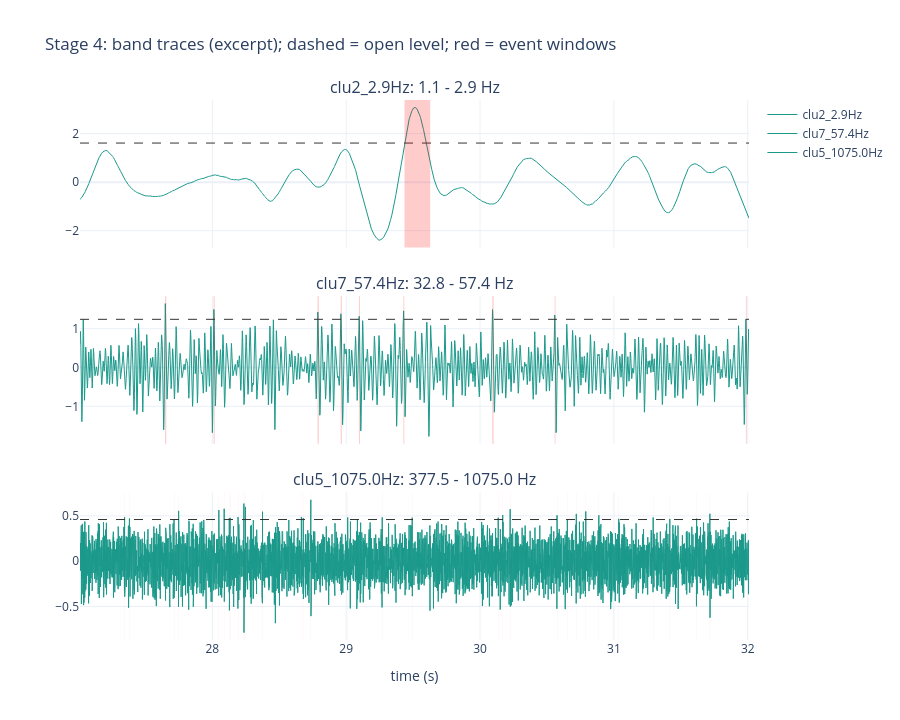

The code cell stored with this chart in its notebook:
### Markdown cell above
## 6. Stage 4: one trace per band and its event windows (`WaveletReducer.reduce_and_threshold`)

Per band, in band-id order

| Step | Operation | Rule (`cwtReducerConfig`) |
|---|---|---|
| 4a | band trace = mean of the band's rows, real part | |
| 4b | smoothing = running straight-line fit (Savitzky-Golay, order 1) | window 41 samples if max f <= 15 Hz; 21 if <= 50 Hz; 11 if <= 75 Hz; none above 75 Hz |
| 4c | rescale the smoothed trace so its maximum equals the pre-smoothing maximum | port only; `ref/` did not |
| 4d | open / close levels from the SD of the band trace | max f < 30 Hz: open 2.0 SD, close 1.0 SD (`slow_upthres`); otherwise open 2.5 SD, close 0 (`fast_upthres`) |
| 4e | `trigger_detect`: a window opens when the trace rises through the open level and closes when it falls through the close level | open/close must alternate; a window still open at the end closes at the last sample |
| 4f | drop the band if it has no windows | |
| out | `reduced_coeff` (bands x N), `reduced_freqs` (min, max Hz), `reduced_scale` (mean scale), `event_onsets[name] = {crossings (n x 2), iei, num_event}` | `iei` = window length in samples (end - start), not an inter-event interval |

```mermaid
flowchart LR
    A["band trace"] --> B{"rises through open level?"}
    B -- yes --> C["window start"]
    C --> D{"falls through close level?"}
    D -- yes --> E["window end"]
    E --> B
```

- Band names are `clu{position}_{max f}Hz`; position = order in the band-id list, not the band id

### Code cell
reduced = model._reduce(cluster, coeff, freqs)
band_names = list(reduced["event_onsets"].keys())

rows = []
for i, name in enumerate(band_names):
    f_lo, f_hi = reduced["reduced_freqs"][i]
    sd = float(np.std(reduced["reduced_coeff"][i]))
    window = 41 if f_hi <= 15 else 21 if f_hi <= 50 else 11 if f_hi <= 75 else "none"
    up, down = (2.0 * sd, 1.0 * sd) if f_hi < 30 else (2.5 * sd, 0.0)
    lengths = reduced["event_onsets"][name]["iei"]
    rows.append([name, f"{f_lo:.1f} - {f_hi:.1f}", window, f"{up:.3f} / {down:.3f}", len(lengths),
                 f"{1000 * np.median(lengths) / fs_hz:.1f}",
                 f"{1000 * lengths.min() / fs_hz:.1f} - {1000 * lengths.max() / fs_hz:.1f}"])
md_table(["band", "Hz", "smoothing window (samples)", "open / close level", "windows in 60 s",
          "median window (ms)", "window range (ms)"], rows)

order = np.argsort(reduced["reduced_freqs"][:, 1])
show = [order[0], order[len(order) // 2], order[-1]]
fig = make_subplots(rows=3, cols=1, shared_xaxes=True, vertical_spacing=0.09,
                    subplot_titles=[f"{band_names[i]}: {reduced['reduced_freqs'][i][0]:.1f} - {reduced['reduced_freqs'][i][1]:.1f} Hz"
                                    for i in show])
for r, i in enumerate(show, start=1):
    band_trace = reduced["reduced_coeff"][i]
    fig.add_trace(go.Scatter(x=t_ex, y=band_trace[EX], mode="lines", name=band_names[i],
                             line={"width": 1, "color": "#1b998b"}), row=r, col=1)
    f_hi = reduced["reduced_freqs"][i][1]
    open_level = (2.0 if f_hi < 30 else 2.5) * float(np.std(band_trace))
    fig.add_hline(y=open_level, line={"dash": "dash", "width": 1, "color": "#333333"}, row=r, col=1)
    for st, ed in reduced["event_onsets"][band_names[i]]["crossings"]:
        if ed >= EX.start and st <= EX.stop:
            fig.add_vrect(x0=t[max(int(st), EX.start)], x1=t[min(int(ed), EX.stop - 1)],
                          fillcolor="red", opacity=0.2, line_width=0, row=r, col=1)
fig.update_xaxes(title_text="time (s)", row=3, col=1)
fig.update_layout(height=720, template="plotly_white",
                  title="Stage 4: band traces (excerpt); dashed = open level; red = event windows")
fig.show()

### Figure 1 — Plotly figure (JSON) as saved in the notebook; plotly's stock layout.template omitted (floating-point values rounded to 4 significant figures; data arrays with more than 128 entries replaced by an {"elided": "..."} marker saying what was removed)
{"data": [{"line": {"color": "#1b998b", "width": 1}, "mode": "lines", "name": "clu2_2.9Hz", "type": "scatter", "x": {"elided": "5374 float values"}, "xaxis": "x", "y": {"elided": "5374 float values"}, "yaxis": "y"}, {"line": {"color": "#1b998b", "width": 1}, "mode": "lines", "name": "clu7_57.4Hz", "type": "scatter", "x": {"elided": "5374 float values"}, "xaxis": "x2", "y": {"elided": "5374 float values"}, "yaxis": "y2"}, {"line": {"color": "#1b998b", "width": 1}, "mode": "lines", "name": "clu5_1075.0Hz", "type": "scatter", "x": {"elided": "5374 float values"}, "xaxis": "x3", "y": {"elided": "5374 float values"}, "yaxis": "y3"}], "layout": {"annotations": [{"font": {"size": 16}, "showarrow": false, "text": "clu2_2.9Hz: 1.1 - 2.9 Hz", "x": 0.5, "xanchor": "center", "xref": "paper", "y": 1.0, "yanchor": "bottom", "yref": "paper"}, {"font": {"size": 16}, "showarrow": false, "text": "clu7_57.4Hz: 32.8 - 57.4 Hz", "x": 0.5, "xanchor": "center", "xref": "paper", "y": 0.6367, "yanchor": "bottom", "yref": "paper"}, {"font": {"size": 16}, "showarrow": false, "text": "clu5_1075.0Hz: 377.5 - 1075.0 Hz", "x": 0.5, "xanchor": "center", "xref": "paper", "y": 0.2733, "yanchor": "bottom", "yref": "paper"}], "height": 720, "shapes": [{"line": {"color": "#333333", "dash": "dash", "width": 1}, "type": "line", "x0": 0, "x1": 1, "xref": "x domain", "y0": 1.61, "y1": 1.61, "yref": "y"}, {"fillcolor": "red", "line": {"width": 0}, "opacity": 0.2, "type": "rect", "x0": 29.44, "x1": 29.63, "xref": "x", "y0": 0, "y1": 1, "yref": "y domain"}, {"line": {"color": "#333333", "dash": "dash", "width": 1}, "type": "line", "x0": 0, "x1": 1, "xref": "x2 domain", "y0": 1.242, "y1": 1.242, "yref": "y2"}, {"fillcolor": "red", "line": {"width": 0}, "opacity": 0.2, "type": "rect", "x0": 27.65, "x1": 27.66, "xref": "x2", "y0": 0, "y1": 1, "yref": "y2 domain"}, {"fillcolor": "red", "line": {"width": 0}, "opacity": 0.2, "type": "rect", "x0": 28.01, "x1": 28.02, "xref": "x2", "y0": 0, "y1": 1, "yref": "y2 domain"}, {"fillcolor": "red", "line": {"width": 0}, "opacity": 0.2, "type": "rect", "x0": 28.79, "x1": 28.8, "xref": "x2", "y0": 0, "y1": 1, "yref": "y2 domain"}, {"fillcolor": "red", "line": {"width": 0}, "opacity": 0.2, "type": "rect", "x0": 28.96, "x1": 28.97, "xref": "x2", "y0": 0, "y1": 1, "yref": "y2 domain"}, {"fillcolor": "red", "line": {"width": 0}, "opacity": 0.2, "type": "rect", "x0": 29.1, "x1": 29.1, "xref": "x2", "y0": 0, "y1": 1, "yref": "y2 domain"}, {"fillcolor": "red", "line": {"width": 0}, "opacity": 0.2, "type": "rect", "x0": 29.43, "x1": 29.43, "xref": "x2", "y0": 0, "y1": 1, "yref": "y2 domain"}, {"fillcolor": "red", "line": {"width": 0}, "opacity": 0.2, "type": "rect", "x0": 30.09, "x1": 30.1, "xref": "x2", "y0": 0, "y1": 1, "yref": "y2 domain"}, {"fillcolor": "red", "line": {"width": 0}, "opacity": 0.2, "type": "rect", "x0": 30.56, "x1": 30.56, "xref": "x2", "y0": 0, "y1": 1, "yref": "y2 domain"}, {"fillcolor": "red", "line": {"width": 0}, "opacity": 0.2, "type": "rect", "x0": 31.99, "x1": 31.99, "xref": "x2", "y0": 0, "y1": 1, "yref": "y2 domain"}, {"line": {"color": "#333333", "dash": "dash", "width": 1}, "type": "line", "x0": 0, "x1": 1, "xref": "x3 domain", "y0": 0.46, "y1": 0.46, "yref": "y3"}, {"fillcolor": "red", "line": {"width": 0}, "opacity": 0.2, "type": "rect", "x0": 27.34, "x1": 27.35, "xref": "x3", "y0": 0, "y1": 1, "yref": "y3 domain"}, {"fillcolor": "red", "line": {"width": 0}, "opacity": 0.2, "type": "rect", "x0": 27.38, "x1": 27.38, "xref": "x3", "y0": 0, "y1": 1, "yref": "y3 domain"}, {"fillcolor": "red", "line": {"width": 0}, "opacity": 0.2, "type": "rect", "x0": 27.71, "x1": 27.71, "xref": "x3", "y0": 0, "y1": 1, "yref": "y3 domain"}, {"fillcolor": "red", "line": {"width": 0}, "opacity": 0.2, "type": "rect", "x0": 27.75, "x1": 27.75, "xref": "x3", "y0": 0, "y1": 1, "yref": "y3 domain"}, {"fillcolor": "red", "line": {"width": 0}, "opacity": 0.2, "type": "rect", "x0": 28.05, "x1": 28.05, "xref": "x3", "y0": 0, "y1": 1, "yref": "y3 domain"}, {"fillcolor": "red", "line": {"width": 0}, "opacity": 0.2, "type": "rect", "x0": 28.09, "x1": 28.09, "xref": "x3", "y0": 0, "y1": 1, "yref": "y3 domain"}, {"fillcolor": "red", "line": {"width": 0}, "opacity": 0.2, "type": "rect", "x0": 28.13, "x1": 28.13, "xref": "x3", "y0": 0, "y1": 1, "yref": "y3 domain"}, {"fillcolor": "red", "line": {"width": 0}, "opacity": 0.2, "type": "rect", "x0": 28.13, "x1": 28.13, "xref": "x3", "y0": 0, "y1": 1, "yref": "y3 domain"}, {"fillcolor": "red", "line": {"width": 0}, "opacity": 0.2, "type": "rect", "x0": 28.19, "x1": 28.19, "xref": "x3", "y0": 0, "y1": 1, "yref": "y3 domain"}, {"fillcolor": "red", "line": {"width": 0}, "opacity": 0.2, "type": "rect", "x0": 28.24, "x1": 28.24, "xref": "x3", "y0": 0, "y1": 1, "yref": "y3 domain"}, {"fillcolor": "red", "line": {"width": 0}, "opacity": 0.2, "type": "rect", "x0": 28.24, "x1": 28.24, "xref": "x3", "y0": 0, "y1": 1, "yref": "y3 domain"}, {"fillcolor": "red", "line": {"width": 0}, "opacity": 0.2, "type": "rect", "x0": 28.25, "x1": 28.25, "xref": "x3", "y0": 0, "y1": 1, "yref": "y3 domain"}, {"fillcolor": "red", "line": {"width": 0}, "opacity": 0.2, "type": "rect", "x0": 28.37, "x1": 28.38, "xref": "x3", "y0": 0, "y1": 1, "yref": "y3 domain"}, {"fillcolor": "red", "line": {"width": 0}, "opacity": 0.2, "type": "rect", "x0": 28.67, "x1": 28.67, "xref": "x3", "y0": 0, "y1": 1, "yref": "y3 domain"}, {"fillcolor": "red", "line": {"width": 0}, "opacity": 0.2, "type": "rect", "x0": 28.68, "x1": 28.68, "xref": "x3", "y0": 0, "y1": 1, "yref": "y3 domain"}, {"fillcolor": "red", "line": {"width": 0}, "opacity": 0.2, "type": "rect", "x0": 28.74, "x1": 28.74, "xref": "x3", "y0": 0, "y1": 1, "yref": "y3 domain"}, {"fillcolor": "red", "line": {"width": 0}, "opacity": 0.2, "type": "rect", "x0": 29.01, "x1": 29.01, "xref": "x3", "y0": 0, "y1": 1, "yref": "y3 domain"}, {"fillcolor": "red", "line": {"width": 0}, "opacity": 0.2, "type": "rect", "x0": 29.27, "x1": 29.27, "xref": "x3", "y0": 0, "y1": 1, "yref": "y3 domain"}, {"fillcolor": "red", "line": {"width": 0}, "opacity": 0.2, "type": "rect", "x0": 29.49, "x1": 29.49, "xref": "x3", "y0": 0, "y1": 1, "yref": "y3 domain"}, {"fillcolor": "red", "line": {"width": 0}, "opacity": 0.2, "type": "rect", "x0": 30.14, "x1": 30.14, "xref": "x3", "y0": 0, "y1": 1, "yref": "y3 domain"}, {"fillcolor": "red", "line": {"width": 0}, "opacity": 0.2, "type": "rect", "x0": 30.17, "x1": 30.17, "xref": "x3", "y0": 0, "y1": 1, "yref": "y3 domain"}, {"fillcolor": "red", "line": {"width": 0}, "opacity": 0.2, "type": "rect", "x0": 30.23, "x1": 30.23, "xref": "x3", "y0": 0, "y1": 1, "yref": "y3 domain"}, {"fillcolor": "red", "line": {"width": 0}, "opacity": 0.2, "type": "rect", "x0": 30.57, "x1": 30.58, "xref": "x3", "y0": 0, "y1": 1, "yref": "y3 domain"}, {"fillcolor": "red", "line": {"width": 0}, "opacity": 0.2, "type": "rect", "x0": 30.65, "x1": 30.65, "xref": "x3", "y0": 0, "y1": 1, "yref": "y3 domain"}, {"fillcolor": "red", "line": {"width": 0}, "opacity": 0.2, "type": "rect", "x0": 30.72, "x1": 30.72, "xref": "x3", "y0": 0, "y1": 1, "yref": "y3 domain"}, {"fillcolor": "red", "line": {"width": 0}, "opacity": 0.2, "type": "rect", "x0": 30.79, "x1": 30.79, "xref": "x3", "y0": 0, "y1": 1, "yref": "y3 domain"}, {"fillcolor": "red", "line": {"width": 0}, "opacity": 0.2, "type": "rect", "x0": 30.89, "x1": 30.89, "xref": "x3", "y0": 0, "y1": 1, "yref": "y3 domain"}, {"fillcolor": "red", "line": {"width": 0}, "opacity": 0.2, "type": "rect", "x0": 31.04, "x1": 31.04, "xref": "x3", "y0": 0, "y1": 1, "yref": "y3 domain"}, {"fillcolor": "red", "line": {"width": 0}, "opacity": 0.2, "type": "rect", "x0": 31.29, "x1": 31.29, "xref": "x3", "y0": 0, "y1": 1, "yref": "y3 domain"}, {"fillcolor": "red", "line": {"width": 0}, "opacity": 0.2, "type": "rect", "x0": 31.42, "x1": 31.42, "xref": "x3", "y0": 0, "y1": 1, "yref": "y3 domain"}, {"fillcolor": "red", "line": {"width": 0}, "opacity": 0.2, "type": "rect", "x0": 31.62, "x1": 31.62, "xref": "x3", "y0": 0, "y1": 1, "yref": "y3 domain"}, {"fillcolor": "red", "line": {"width": 0}, "opacity": 0.2, "type": "rect", "x0": 31.72, "x1": 31.72, "xref": "x3", "y0": 0, "y1": 1, "yref": "y3 domain"}], "title": {"text": "Stage 4: band traces (excerpt); dashed = open level; red = event windows"}, "xaxis": {"anchor": "y", "domain": [0.0, 1.0], "matches": "x3", "showticklabels": false}, "xaxis2": {"anchor": "y2", "domain": [0.0, 1.0], "matches": "x3", "showticklabels": false}, "xaxis3": {"anchor": "y3", "domain": [0.0, 1.0], "title": {"text": "time (s)"}}, "yaxis": {"anchor": "x", "domain": [0.7267, 1.0]}, "yaxis2": {"anchor": "x2", "domain": [0.3633, 0.6367]}, "yaxis3": {"anchor": "x3", "domain": [0.0, 0.2733]}}}
